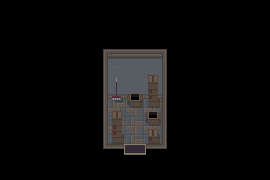

Tiled map render using the project's own tile images. Description and the map definition, with tile-layer contents summarised, below:
An orthogonal 15x10 tile map with 18x18 px tiles, 3 tile layers (Livello tile 1, Furniture, Foreground), 4 tilesets and 8 objects.

<map version="1.10" tiledversion="1.11.0" orientation="orthogonal" renderorder="right-down" width="15" height="10" tilewidth="18" tileheight="18" infinite="0" nextlayerid="6" nextobjectid="11">
 <tileset firstgid="1" source="../../TILEMAPS/Tilemap 2/Tilemap2.tsx" />
 <tileset firstgid="171" source="../../TILEMAPS/Tilemap 3/Tilemap3.tsx" />
 <tileset firstgid="324" source="../../TILEMAPS/Furniture/Furniture.tsx" />
 <tileset firstgid="702" source="../../TILEMAPS/Tilemap1/Tilemap1.tsx" />
 <layer id="1" name="Livello tile 1" width="15" height="10">
  <data>[150 cells, 150 non-empty, 19 distinct tile ids]</data>
 </layer>
 <layer id="2" name="Furniture" width="15" height="10">
  <data>[150 cells, 8 non-empty, 6 distinct tile ids]</data>
 </layer>
 <objectgroup id="5" name="Collisioni">
  <object id="2" x="162" y="108" width="18" height="54" />
  <object id="3" x="90" y="108" width="18" height="54" />
  <object id="4" x="108" y="144" width="54" height="18" />
  <object id="5" x="144" y="108" width="18" height="36" />
  <object id="7" x="108" y="126" width="18" height="18" />
  <object id="8" x="90" y="36" width="90" height="54" />
  <object id="9" x="90" y="90" width="18" height="18" />
  <object id="10" x="126" y="90" width="54" height="18" />
 </objectgroup>
 <layer id="4" name="Foreground" width="15" height="10">
  <data>[150 cells, 1 non-empty, 1 distinct tile ids]</data>
 </layer>
</map>
